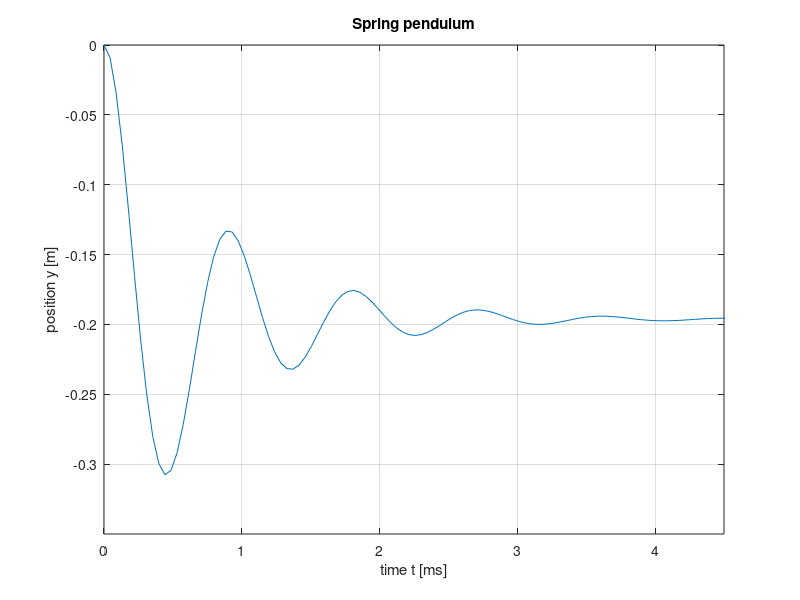

This figure's MATLAB source:
%==========================================================================
% eDrives Embed
% Oscillating mechan. System with mass, spring and damper
% The differential equation is:  
%       m/d*d^2/dt^2(y) + d/c*dy/dt + y = -m*g/c
%
% This results in the transfer function:  
%               y(s)         -m*g/c
%       G(s) =  ----  =  -------------------    with: H(s) = Step function
%               H(s)     m/c*s^2 + d/c*s + 1
%==========================================================================
clear;              % Clean up workspace
clc;                % Clear Command Window
 
m = 0.2; % Mass [kg]
c = 10;  % Spring stiffness [N/m]
d = 0.5; % Damping constant [Ns/m]
g = 9.81; % acceleration due to gravity [m/s/s]

 
% Coefficients of the Numerator
num = [-m*g/c];     
% Coefficients of the denominator
den = [m/c,d/c,1]; 
 
% Form the transfer function from the coefficients of the numerator and denominator
sys = tf(num,den);
 
% Simulation of the step response (unit step)
[Y,T,X] = step(sys);
 
% Plot the result of the simulation
plot(T,Y);          % Plot result Ua(t) = Y(T) 
grid on;                    % Switch on grid
xlabel('time t [ms]');      % Labelling the X-axis
ylabel('position y [m]');   % Labelling the Y-axis
title('Spring pendulum');       % Title
axis([0 4.5 -0.35 0])       % Axis scaling 0<=x<=4.5, -0.35<=y<=0
